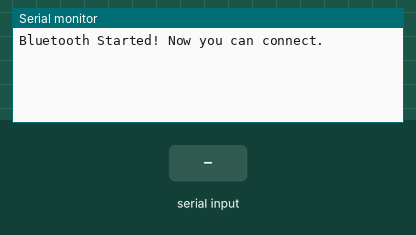
Bench run of a sketch on a simulated ESP32. On the bench: the last lines printed to the serial monitor. The test bench sets the inputs (shaded band). Nothing arrives over Bluetooth unless stated.

Above: at 9.8 s.
9.9 s: "1" received over the second serial link
At 12.7 s:
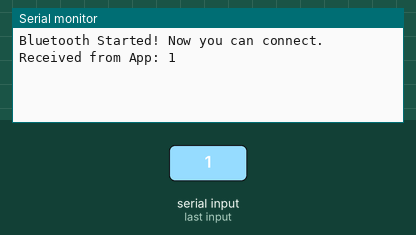
14.4 s: "0" received over the second serial link
At 16.2 s:
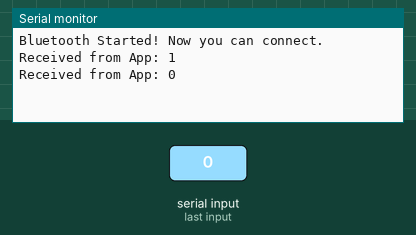
18.9 s: "2" received over the second serial link
At 22.0 s:
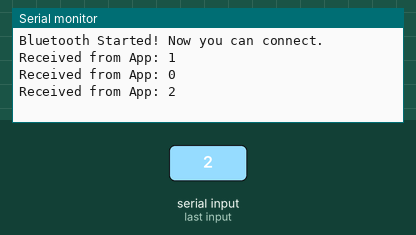

The sketch:

Bluetooth_Serial_Basic.ino
```cpp
#include "BluetoothSerial.h"

BluetoothSerial SerialBT;  // Bluetooth Serial Object Create

void setup() {
  Serial.begin(115200);   // Serial Monitor ke liye baud rate set
  SerialBT.begin("ESP32_BT");  // Bluetooth ka naam set karein
  Serial.println("Bluetooth Started! Now you can connect.");
}

void loop() {
  // *ESP32 se Bluetooth App pe Message Send*
  SerialBT.println("Hello from ESP32!");  // Sirf App pe message jayega
  delay(3000);  // Har 3 sec me message send karega

  // *Bluetooth Serial App se ESP32 pe Message Receive (Sirf Serial Monitor pe Show Hoga)*
  if (SerialBT.available()) {
    String receivedData = "";
    while (SerialBT.available()) {
      char c = SerialBT.read();
      receivedData += c;
    }

    Serial.print("Received from App: ");
    Serial.println(receivedData);  // Sirf Serial Monitor pe show karega (App pe wapas nahi jayega)
  }
}
```

Measured:
- after the input at 9.9 s, the serial monitor: prints a new line after 2.1 s (image 1)
- after the input at 14.4 s, the serial monitor: prints a new line after 0.60 s (image 2)
- after the input at 18.9 s, the serial monitor: prints a new line after 2.1 s (image 3)
